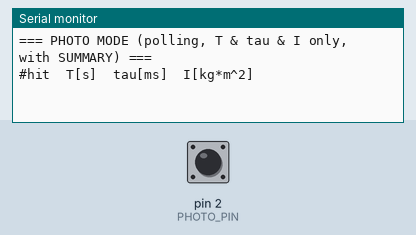
Simulated run of this sketch. Board: Arduino Uno, built with avr-gcc and run on an emulated ATmega328P. Shown: the last lines printed to the serial monitor. The test bench sets the inputs (shaded band); at power-on: pin 2 (PHOTO_PIN) HIGH.

Above: at 1.2 s.
1.3 s: pin 2 (PHOTO_PIN) pulled LOW for 0.15 s
At 1.8 s:
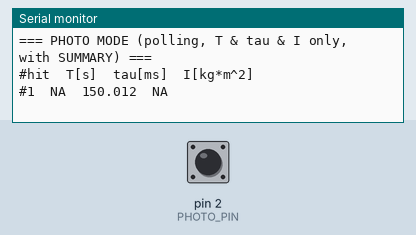
2.9 s: pin 2 (PHOTO_PIN) pulled LOW for 1 s
At 4.3 s:
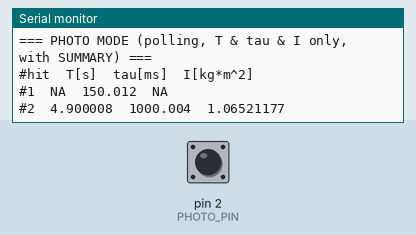
5.4 s: pin 2 (PHOTO_PIN) pulled LOW for 0.15 s
At 6.2 s:
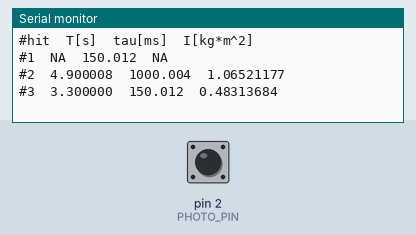

The sketch:

NO3.ino
```cpp
#include <Arduino.h>
#include <math.h>

// ==================== 사용자 설정 ==========================
const int   PHOTO_PIN      = 2;          // BUP-50S 검정선 → D2

// 플래그 폭 [m] (M5 나사 지름 ≈ 5mm)  <- 지금은 속도 안 쓰지만, 원래 설계 흔적이라 남겨둠
const float FLAG_WIDTH_M   = 0.005f;

// 관성모멘트: I = (T^2 * M * g * D) / (4 π^2)
// ★ M_total_kg, D_m 는 실험 셋업에 맞게 나중에 바꿔도 됨
const float M_total_kg     = 0.470f;
const float D_m            = 0.38f;
const float G_ACCEL        = 9.80665f;
const float PI_F           = 3.14159265f;
// ==========================================================

// 상태 저장용
int           lastState        = HIGH;
bool          blockActive      = false;
unsigned long blockStartUs     = 0;

unsigned long prevHitUs        = 0;
unsigned long lastHitUs        = 0;   // 마지막 히트 시각(us)
unsigned long hitCount         = 0;

// 마지막 유효 주기 / 관성모멘트 기억
float lastT_valid = -1.0f;
float lastI_valid = -1.0f;

// ==================== 요약용 추가 변수 =====================
// ★ 유효한 주기/관성모멘트 저장 배열
const int   MAX_SAMPLES   = 100;
float       Ts_valid[MAX_SAMPLES];
float       Is_valid[MAX_SAMPLES];
int         nValid        = 0;

// ★ 유효 T 범위 (정상 주기만 통과시키는 필터)
const float T_MIN_VALID   = 0.8f;   // [s] 이보다 작으면 비정상으로 간주
const float T_MAX_VALID   = 2.0f;   // [s] 이보다 크면 2회분이 합쳐진 걸로 보고 버림

// ★ 정지 판단용 (5초 동안 히트 없음이면 ‘멈췄다’고 판단)
const unsigned long STOP_MS      = 5000;
bool        summaryPrinted       = false;
// ==========================================================

void setup() {
  Serial.begin(115200);     // ★ 시리얼 모니터도 115200으로 맞춰야 함
  pinMode(PHOTO_PIN, INPUT_PULLUP);

  lastState = digitalRead(PHOTO_PIN);

  Serial.println(F("=== PHOTO MODE (polling, T & tau & I only, with SUMMARY) ==="));
  Serial.println(F("#hit\tT[s]\ttau[ms]\tI[kg*m^2]"));
}

void printSummaryIfStopped() {
  // 이미 한 번 요약 출력했으면 패스
  if (summaryPrinted) return;
  // 유효 데이터 너무 적으면 패스
  if (nValid < 3)     return;

  unsigned long nowMs     = millis();
  unsigned long lastHitMs = lastHitUs / 1000UL;

  // 마지막 히트 이후 STOP_MS(예: 5000ms) 이상 지났는지 확인
  if (nowMs - lastHitMs < STOP_MS) return;

  // ===== 여기서부터 요약 계산 =====
  float sumT = 0.0f;
  float sumI = 0.0f;
  float minT =  1e9;
  float maxT = -1e9;

  for (int i = 0; i < nValid; i++) {
    sumT += Ts_valid[i];
    sumI += Is_valid[i];
    if (Ts_valid[i] < minT) minT = Ts_valid[i];
    if (Ts_valid[i] > maxT) maxT = Ts_valid[i];
  }

  float avgT = sumT / nValid;
  float avgI = sumI / nValid;

  Serial.println();
  Serial.println(F("=== SUMMARY (after pendulum stopped) ==="));
  Serial.print(F("Valid samples     : ")); Serial.println(nValid);
  Serial.print(F("T range  [s]      : ")); Serial.print(minT, 6);
  Serial.print(F("  ~  "));               Serial.println(maxT, 6);
  Serial.print(F("T_avg   [s]       : ")); Serial.println(avgT, 6);
  Serial.print(F("I_avg [kg*m^2]    : ")); Serial.println(avgI, 8);

  summaryPrinted = true;
}

void loop() {
  int state = digitalRead(PHOTO_PIN);
  unsigned long nowUs = micros();

  // --- 엣지 감지 ---
  if (state != lastState) {
    // HIGH → LOW : 막힘 시작
    if (lastState == HIGH && state == LOW) {
      blockActive  = true;
      blockStartUs = nowUs;
    }
    // LOW → HIGH : 막힘 끝 = 플래그 통과 완료
    else if (lastState == LOW && state == HIGH) {
      if (blockActive) {
        unsigned long tauUs = nowUs - blockStartUs;
        blockActive = false;

        // ----- 히트 시간 업데이트 -----
        prevHitUs = lastHitUs;
        lastHitUs = nowUs;
        hitCount++;

        // ===== 1) 주기 T 계산 =====
        // 센서가 최저점 근처라면, 연속 두 히트 사이 시간 = 반주기 T/2
        // → 실제 T = 2 * (lastHitUs - prevHitUs)
        float T_inst = -1.0f;
        if (prevHitUs != 0) {
          unsigned long halfUs = lastHitUs - prevHitUs; // 반주기 [us]
          float halfT = halfUs / 1e6f;                  // 반주기 [s]
          T_inst = 2.0f * halfT;                        // 전체 주기 [s]
          lastT_valid = T_inst;
        }
        float T_use = (lastT_valid > 0.0f) ? lastT_valid : -1.0f;

        // ===== 2) tau =====
        float tau_ms = tauUs / 1000.0f;   // [ms]

        // ===== 3) 관성모멘트 =====
        // I = (T^2 * M * g * D) / (4 π^2)
        float I_total = -1.0f;
        if (T_use > 0.0f && M_total_kg > 0.0f && D_m > 0.0f) {
          I_total = (T_use * T_use) * M_total_kg * G_ACCEL * D_m
                    / (4.0f * PI_F * PI_F);
          lastI_valid = I_total;
        }
        float I_print = (lastI_valid > 0.0f) ? lastI_valid : -1.0f;

        // ===== 3-1) 요약용 유효 데이터 저장 =====
        if (T_use > T_MIN_VALID && T_use < T_MAX_VALID && I_total > 0.0f) {
          if (nValid < MAX_SAMPLES) {
            Ts_valid[nValid] = T_use;
            Is_valid[nValid] = I_total;
            nValid++;
          }
        }

        // ===== 4) 한 줄 출력 =====
        Serial.print('#');
        Serial.print(hitCount);
        Serial.print('\t');

        if (T_use > 0) Serial.print(T_use, 6);
        else           Serial.print(F("NA"));
        Serial.print('\t');

        Serial.print(tau_ms, 3);
        Serial.print('\t');

        if (I_print > 0) Serial.print(I_print, 8);
        else             Serial.print(F("NA"));
        Serial.println();
      }
    }

    lastState = state;
  }

  // ★ 진동이 멈췄는지(5초 이상 히트 없음) 체크 후, 한 번만 SUMMARY 출력
  printSummaryIfStopped();
}
```

Measured:
- after the input at 1.3 s, the serial monitor: prints a new line after 0.15 s (image 1)
- after the input at 2.9 s, the serial monitor: prints a new line after 1.0 s (image 2)
- after the input at 5.4 s, the serial monitor: prints a new line after 0.15 s (image 3)
